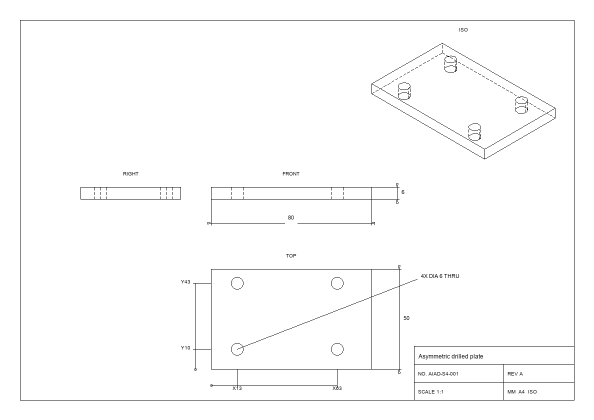
#> input picture packages/drafting/samples/first-sheet/drawing.png, 1188 x 840 px, given in place of user_photo.png, which was not available (shown at 1/2 size)
$ python makemasks.py ../../../packages/drafting/samples/first-sheet/drawing.png ../../../packages/drafting/samples/golden/01-native-laser-panel/drawing.png   (older library calls are emulated)
#> lines starting #> are read from the running program, lines starting #| are printed output that depends on the picture; after the words box and inside, x2 and y2 are one past the last pixel; in counts of white or black regions, pixels touching at a corner belong together
"""Object masks from reference images. usage: makemasks.py imgdir outdir"""
import sys, numpy as np, cv2
from scipy import ndimage as ndi
I, O = sys.argv[1], sys.argv[2]
def white(p, thr=236, sat=22):
#> called with thr = 225, sat = 30
    im = cv2.imread(p)
#> im is the input picture: shape (840, 1188, 3); min 17, max 255, mean 251.9
    g = im.astype(int); m = ~((g.min(2) >= thr) & (g.max(2) - g.min(2) <= sat))
#> after `g = im.astype(int)`:
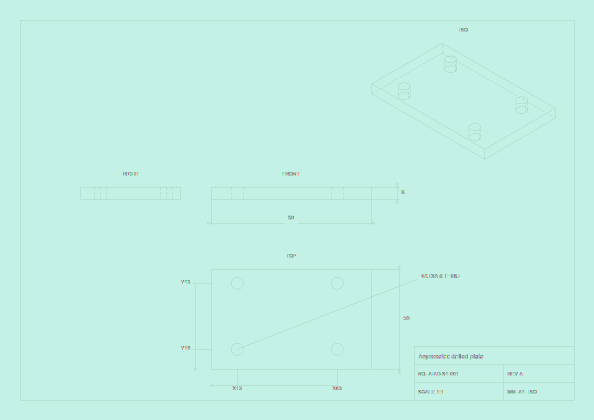
#> g: shape (840, 1188, 3) int64 (shown at 1/2 size); 236 distinct labels, from 17 to 255; one colour per label, 0 black
#> after `m = ~((g.min(2) >= thr) & (g.max(2) - g.min(2) <= sat))`:
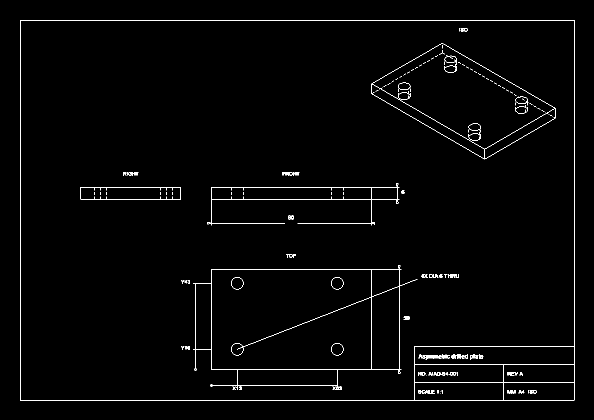
#> m: shape (840, 1188) bool (shown at 1/2 size); 1.4% white in thin lines or dots, all inside (x1, y1, x2, y2) = (40, 40, 1149, 801)
    return im, m
def largest(m):
    l, n = ndi.label(m);
    if n == 0: return m
    s = ndi.sum(m, l, range(1, n + 1)); return l == (1 + int(np.argmax(s)))
def clean(m, close=3, open_=2):
    m = ndi.binary_closing(m, iterations=close); m = ndi.binary_fill_holes(m); m = ndi.binary_opening(m, iterations=open_); return ndi.binary_fill_holes(largest(m))
S = {'user_photo': (f'{I}/user_photo.png', 225, 3, 4), 'p12': (f'{I}/ssp/p12_x501_1084x575.jpeg', 225, 2, 3), 'p27': (f'{I}/ssp/p27_x262_600x535.jpeg', 236, 3, 2), 'atm_transmission': (f'{I}/web/atm_transmission.jpg', 236, 3, 2)}
for n, (p, thr, cl, op) in S.items():
    im, m = white(p, thr, 30); m = clean(m, cl, op); cv2.imwrite(f'{O}/{n}.png', (m * 255).astype(np.uint8)); ov = im.copy(); e = m ^ ndi.binary_erosion(m, iterations=2); ov[e] = (0, 0, 255); cv2.imwrite(f'{O}/{n}_ov.png', ov); print(n, im.shape[:2], round(m.mean(), 3))
#> after `m = clean(m, cl, op)`:
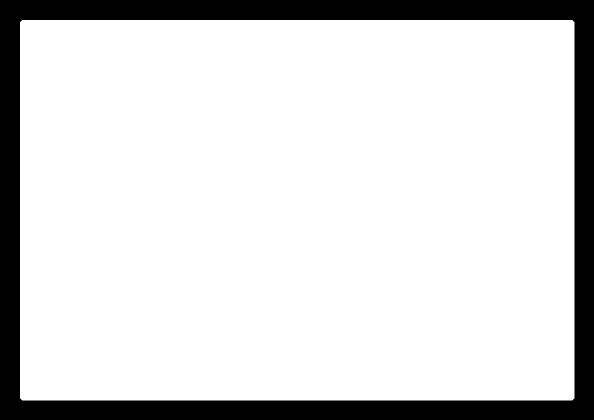
#> m: shape (840, 1188) bool (shown at 1/2 size); 84.6% white; 1 black region, box (x1, y1, x2, y2) and area: (0, 0, 1188, 840) 154011
#> after `e = m ^ ndi.binary_erosion(m, iterations=2)`:
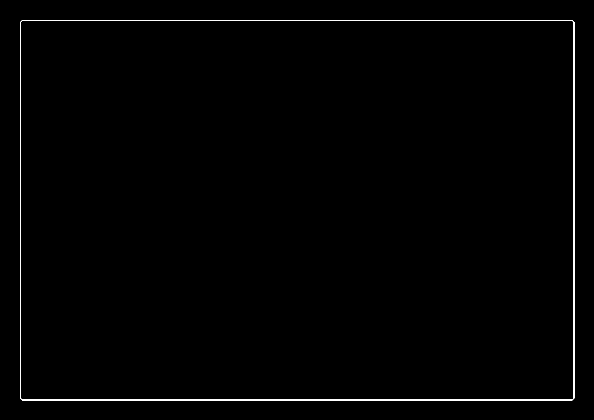
#> e: shape (840, 1188) bool (shown at 1/2 size); 0.75% white in thin lines or dots, all inside (x1, y1, x2, y2) = (40, 40, 1149, 801)
#> after `ov[e] = (0, 0, 255)`:
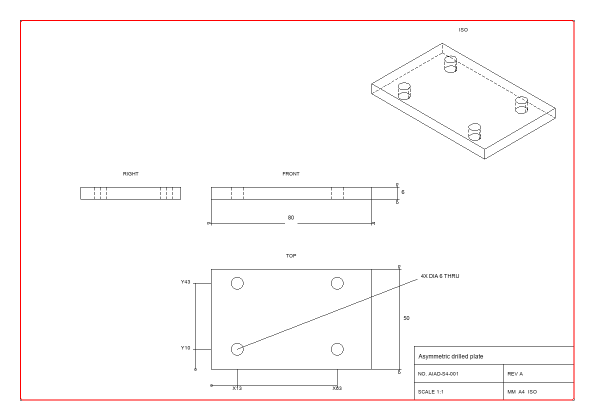
#> ov: shape (840, 1188, 3) (shown at 1/2 size); 0.75% of pixels changed, all inside (x1, y1, x2, y2) = (40, 40, 1149, 801)
#> pass 2 of the loop `for n, (p, thr, cl, op) in S.items():`:
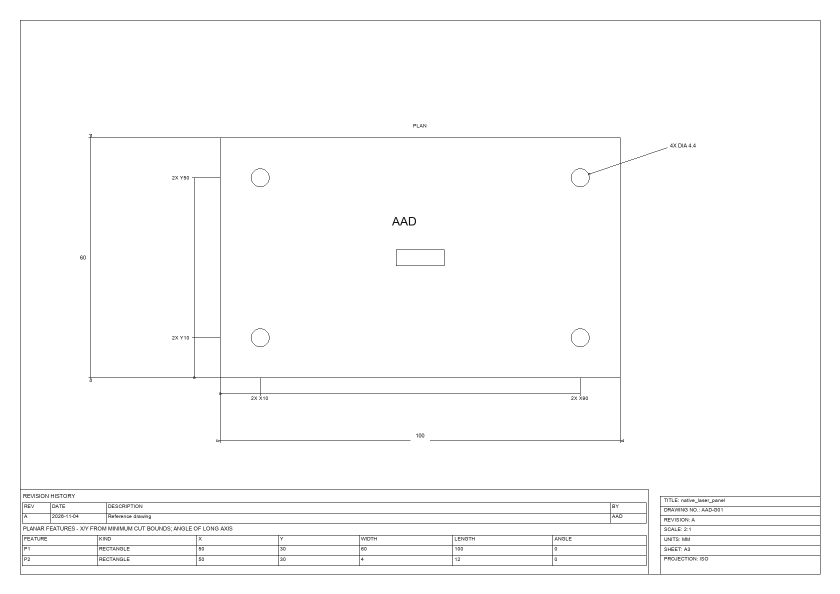
#> input picture packages/drafting/samples/golden/01-native-laser-panel/drawing.png, 1680 x 1188 px, given in place of p12_x501_1084x575.jpeg, which was not available (shown at 1/2 size)
#> in white, im is the input picture: shape (1188, 1680, 3); min 17, max 255, mean 251.4
#> g: shape (1188, 1680, 3) int64; 238 distinct labels, from 17 to 255
#> in white (call 2), `m = ~((g.min(2) >= thr) & (g.max(2) - g.min(2) <= sat))`:
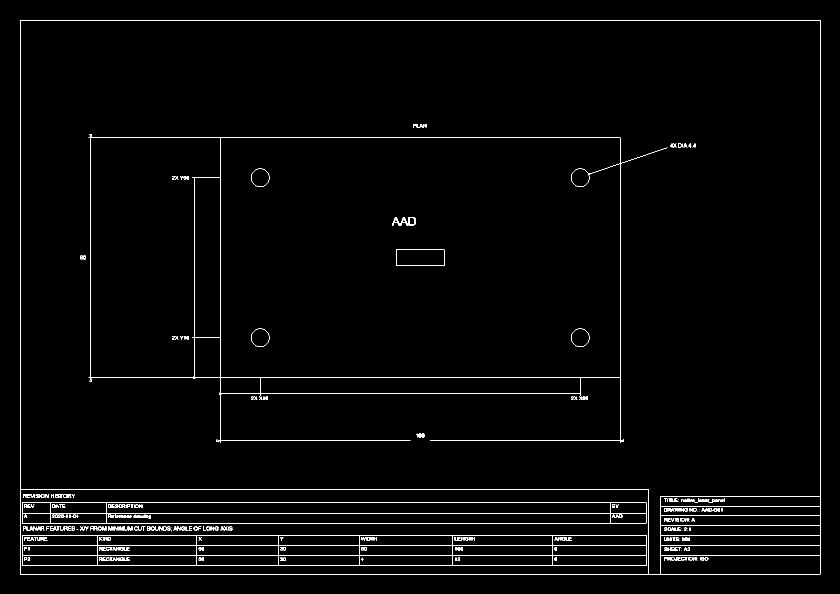
#> m: shape (1188, 1680) bool (shown at 1/2 size); 1.7% white in thin lines or dots, all inside (x1, y1, x2, y2) = (40, 40, 1641, 1149)
#> `ov[e] = (0, 0, 255)`:
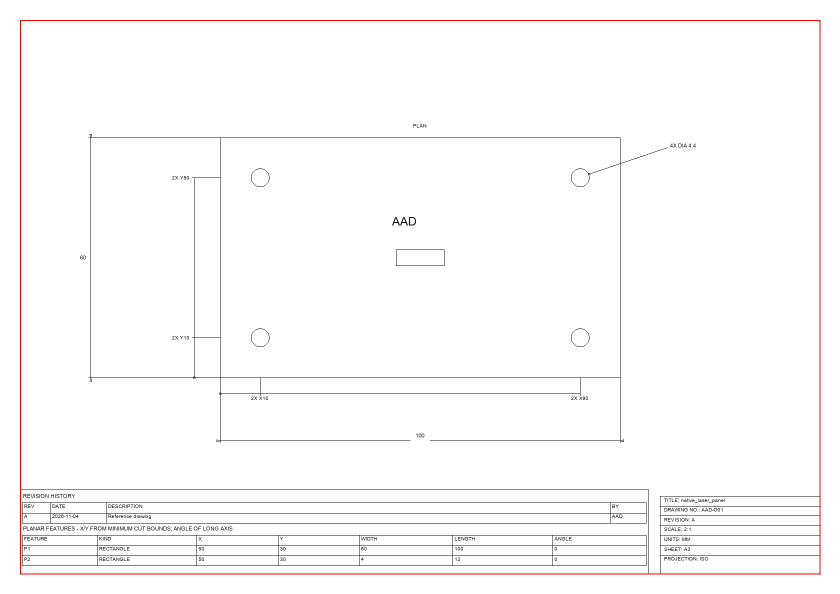
#> ov: shape (1188, 1680, 3) (shown at 1/2 size); 0.54% of pixels changed, all inside (x1, y1, x2, y2) = (40, 40, 1641, 1149)
#> (the run stopped early here; a loop or call above may not have finished)
